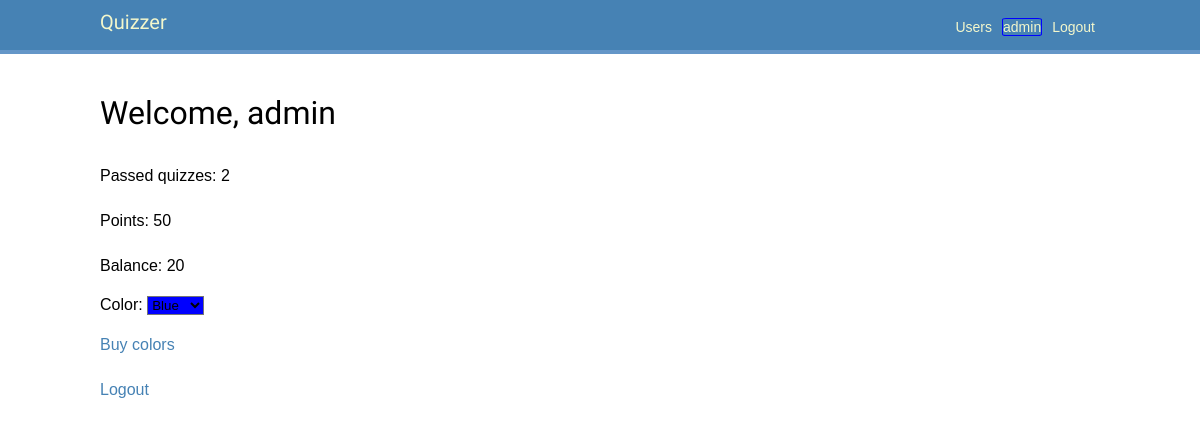
The page /users/profile/1 (signed in) on the database its author committed.
### users/models.py (models this page shows, shortened)
class User(AbstractUser):
    balance = models.IntegerField(default=0)
    color = models.ForeignKey(to=Color, on_delete=models.CASCADE,
        related_name='users', null=True, blank=True)  # default= ?
    colors = models.ManyToManyField(Color)  # Need to add default (fabrik?)
    answers = models.ManyToManyField(Answer)
    def passed_quizzes(self) -> set[Quiz]:
        return {answer.question.quiz for answer in self.answers.all()}
    @property
    def total_points(self) -> int:  # total_score? rating?
        return self.answers.filter(
            correctanswer__answer_id=models.F('id')  # the answer is correct
        ).aggregate(
            models.Sum('question__points')
        )['question__points__sum'] or 0  # get('question__points__sum', 0)
    @property
    def passed_quizzes_count(self) -> int:
        return len(self.passed_quizzes())

class Color(models.Model):
    name = models.CharField(verbose_name='Color name', default='', unique=True,
                            max_length=32)
    value = models.CharField(default='rgba(255,255,255,1)', max_length=64)  # unique=?
    price = models.IntegerField(default=0)
    def __str__(self) -> str:
        return f"Color: {self.name} ({self.value}), price: {self.price}"

### quizzes/models.py (models this page shows, shortened)
class Answer(models.Model):
    text = models.CharField(max_length=512)
    question = models.ForeignKey(to=Question, on_delete=models.CASCADE,
                                 related_name='answers')

class Question(models.Model):
    text = models.CharField(max_length=512)
    quiz = models.ForeignKey(to=Quiz, on_delete=models.CASCADE,
                             related_name='questions')
    points = models.IntegerField(default=0)  # Amount of points for correct answer

class Quiz(models.Model):
    title = models.CharField(max_length=128)
    description = models.CharField(max_length=512)

### users/views.py (the view, shortened to what this page needs)
# urls.py: path('profile/<int:pk>', ProfileView.as_view(), name='profile'),
class ProfileView(LoginRequiredMixin, DetailView):
    login_url = 'users:login'
    model = USER
    template_name = 'users/profile.html'

### users/templates/users/profile.html (shortened to what this page needs)
{% extends "base.html" %}
{% block content %}
    <h1>Welcome, {{ request.user.username }}</h1>
    <p>
            Passed quizzes: {{ request.user.passed_quizzes_count }}
    </p>
    <p>Points: {{ request.user.total_points }}</p>
    <p>Balance: {{ request.user.balance }}</p>
        <p>
            {% if object.colors.all %}
                <form action="{% url 'users:profile' request.user.id %}" method="post">
                    Color:
                    <select type="submit" onchange="this.form.submit()" name="choice"
                        style="background-color: {{ request.user.color.value }};"
                    >
                        {% for color in object.colors.all %}
                            <option
                                value="{{ color.pk }}"
                                style="background-color: {{ color.value }};"
                                {% if object.color.pk == color.pk %}selected{% endif %}>
                                {{ color.name }}
                            </option>
                        {% endfor %}
                    </select>
                </form>
            {% else %}
                Color:
                <select>
                    <option value="0">no colors</option>
                </select>
            {% endif %}
        </p>
    <p><a href="{% url 'users:colors' %}">Buy colors</a></p>
    <p><a href="{% url 'users:logout' %}">Logout</a></p>
{% endblock %}

### users/templates/base.html (shortened to what this page needs)
{% load static %}
<!DOCTYPE html>
<html>
<head>
    <link href="{% static 'css/base.css' %}" rel="stylesheet">
</head>
<body>
    <div id="header">
        <span class="logo"><a href="{% url 'quizzes:quiz_list' %}">Quizzer</a></span>
        {% if request.user.is_authenticated %}
            <span class="user"><a href="{% url 'users:logout' %}"> Logout </a></span>
            <span class="user"><a
                href="{% url 'users:profile' request.user.id %}"
                style="
                    border-style: solid;
                    border-width: 1px;
                    border-radius: 10%;
                    border-color:{{ request.user.color.value }};"
            >
                {{ request.user.username }}
            </a></span>
        {% else %}
            <span class="user"><a href="{% url 'users:login' %}"> Login </a></span>
            <span class="user"><a href="{% url 'users:register' %}"> Register </a></span>
        {% endif %}
        <span class="user"><a href="{% url 'users:user_list' %}"> Users </a></span>
    </div>
    <div id="content">
        {% block content %}
        {% endblock %}
    </div>
</body>
</html>

### users/static/css/base.css (style rules this page uses)
body { margin:0; padding:0; font-family:helvetica, sans-serif; }
p { line-height: 1.8; }
a { color: steelblue; text-decoration:none; }
h1, h2, h3, h4, h5 , h6 { font-family: 'Muli', sans-serif; font-weight:normal; }
h1 { padding:0 0 10px 0; margin:10px 0 20px 0; }
#header { padding:10px 100px; font-size:14px; background: steelblue; color:#fff; border-bottom:4px solid rgb(100, 150, 200); overflow:auto; }
#header .logo { font-family: 'Muli', sans-serif; float:left; color:#f3f7cc; font-size:20px; margin-right:10%; }
#header a { color:#f3f7cc; }
#header .user { float:right; padding-top:4px; margin: 5px; }
#content { padding:30px 100px; }
form { overflow:auto; }

### rows shown on the page
User: user.username "admin", user.passed_quizzes_count "2", user.total_points "50", user.balance "20", choice "Blue"
